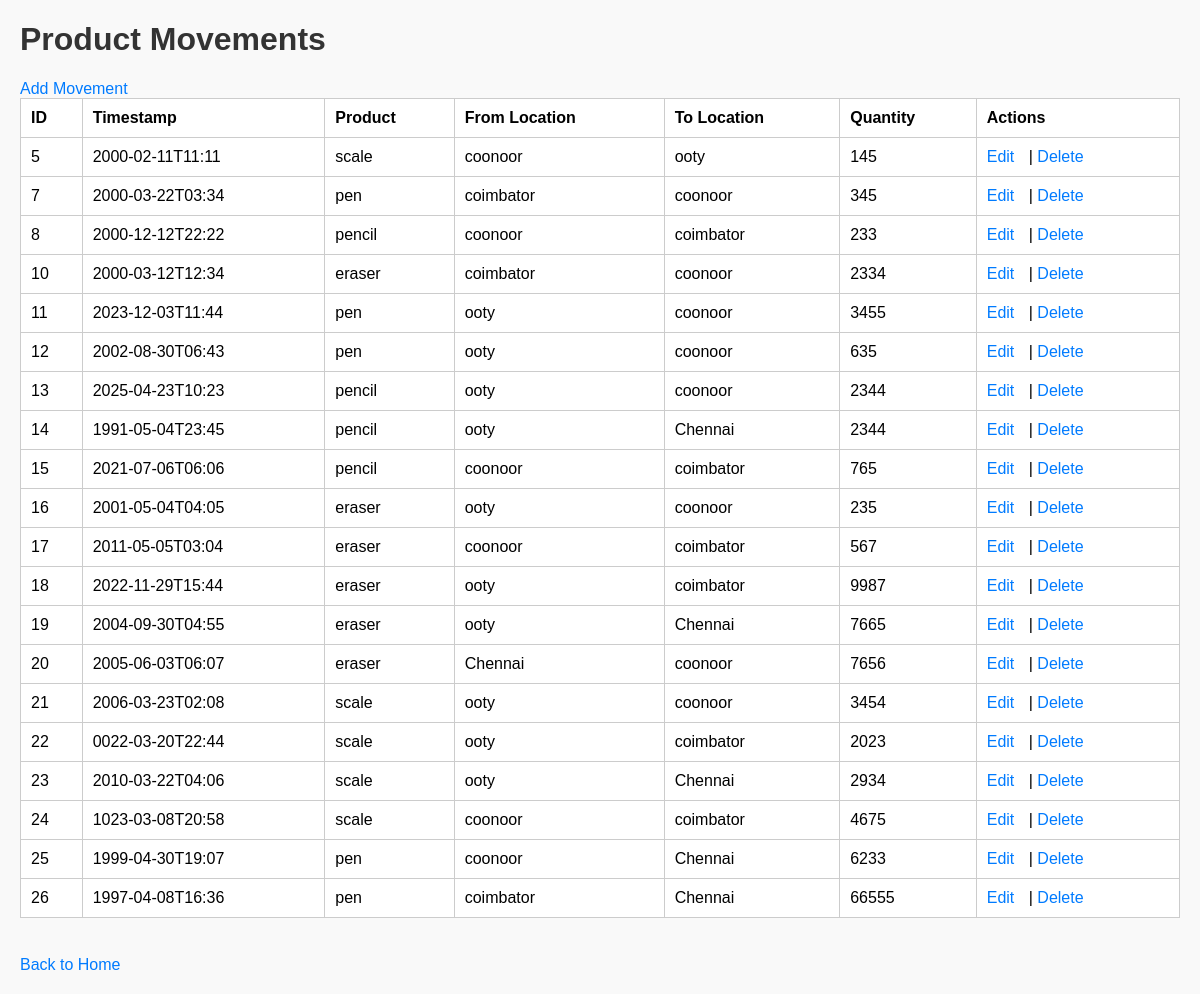
/movements, run on the app's committed database.
### tables this page shows
CREATE TABLE productmovement (
            movement_id INTEGER PRIMARY KEY AUTOINCREMENT,
            timestamp TEXT,
            from_location INTEGER,
            to_location INTEGER,
            product_id INTEGER,
            qty INTEGER
        );

CREATE TABLE products (
            id INTEGER PRIMARY KEY AUTOINCREMENT,
            name TEXT NOT NULL,
            price REAL NOT NULL,
            quantity INTEGER NOT NULL
        );

CREATE TABLE location (
            location_id INTEGER PRIMARY KEY AUTOINCREMENT,
            location TEXT NOT NULL
        );

### app.py (the view)
@app.route('/movements')
def view_movements():
    conn = sqlite3.connect('products.db')
    conn.row_factory = sqlite3.Row
    cursor = conn.cursor()
    cursor.execute('''
        SELECT pm.movement_id, pm.timestamp, p.name, l1.location as from_location, l2.location as to_location, pm.qty
        FROM productmovement pm
        LEFT JOIN products p ON pm.product_id = p.id
        LEFT JOIN location l1 ON pm.from_location = l1.location_id
        LEFT JOIN location l2 ON pm.to_location = l2.location_id
    ''')
    movements = cursor.fetchall()
    conn.close()
    return render_template('movement.html', movements=movements)

### templates/movement.html (shortened to what this page needs)
<!DOCTYPE html>
<html>
  <head>
    <link
      rel="stylesheet"
      type="text/css"
      href="{{ url_for('static', filename='styles.css') }}"
    />
  </head>
  <body>
    <h1>Product Movements</h1>
    <a href="/add-movement">Add Movement</a>
    <table border="1">
      <thead>
        <tr>
          <th>ID</th>
          <th>Timestamp</th>
          <th>Product</th>
          <th>From Location</th>
          <th>To Location</th>
          <th>Quantity</th>
          <th>Actions</th>
        </tr>
      </thead>
      <tbody>
        {% for movement in movements %}
        <tr>
          <td>{{ movement.movement_id }}</td>
          <td>{{ movement.timestamp }}</td>
          <td>{{ movement.name or 'Unknown' }}</td>
          <td>{{ movement.from_location or 'N/A' }}</td>
          <td>{{ movement.to_location or 'N/A' }}</td>
          <td>{{ movement.qty }}</td>
          <td>
            <a href="/edit-movement/{{ movement.movement_id }}">Edit</a> |
            <a href="/delete-movement/{{ movement.movement_id }}">Delete</a>
          </td>
        </tr>
        {% endfor %}
      </tbody>
    </table>
    <br />
    <a href="/">Back to Home</a>
  </body>
</html>

### static/styles.css (style rules this page uses)
body { font-family: Arial, sans-serif; margin: 20px; background-color: #f9f9f9; }
h1, h2 { color: #333; }
table { width: 100%; border-collapse: collapse; background: white; margin-bottom: 20px; }
table, th, td { border: 1px solid #ccc; }
th, td { padding: 10px; text-align: left; }
a { color: #007bff; text-decoration: none; margin-right: 10px; }

### data on the page
productmovement: movement_id "5", timestamp "2000-02-11T11:11", name "scale", location "coonoor", location "ooty", qty "145"
productmovement: movement_id "7", timestamp "2000-03-22T03:34", name "pen", location "coimbator", location "coonoor", qty "345"
productmovement: movement_id "8", timestamp "2000-12-12T22:22", name "pencil", location "coonoor", location "coimbator", qty "233"
productmovement: movement_id "10", timestamp "2000-03-12T12:34", name "eraser", location "coimbator", location "coonoor", qty "2334"
productmovement: movement_id "11", timestamp "2023-12-03T11:44", name "pen", location "ooty", location "coonoor", qty "3455"
productmovement: movement_id "12", timestamp "2002-08-30T06:43", name "pen", location "ooty", location "coonoor", qty "635"
productmovement: movement_id "13", timestamp "2025-04-23T10:23", name "pencil", location "ooty", location "coonoor", qty "2344"
productmovement: movement_id "14", timestamp "1991-05-04T23:45", name "pencil", location "ooty", location "Chennai", qty "2344"
productmovement: movement_id "15", timestamp "2021-07-06T06:06", name "pencil", location "coonoor", location "coimbator", qty "765"
productmovement: movement_id "16", timestamp "2001-05-04T04:05", name "eraser", location "ooty", location "coonoor", qty "235"
productmovement: movement_id "17", timestamp "2011-05-05T03:04", name "eraser", location "coonoor", location "coimbator", qty "567"
productmovement: movement_id "18", timestamp "2022-11-29T15:44", name "eraser", location "ooty", location "coimbator", qty "9987"
productmovement: movement_id "19", timestamp "2004-09-30T04:55", name "eraser", location "ooty", location "Chennai", qty "7665"
productmovement: movement_id "20", timestamp "2005-06-03T06:07", name "eraser", location "Chennai", location "coonoor", qty "7656"
productmovement: movement_id "21", timestamp "2006-03-23T02:08", name "scale", location "ooty", location "coonoor", qty "3454"
productmovement: movement_id "22", timestamp "0022-03-20T22:44", name "scale", location "ooty", location "coimbator", qty "2023"
productmovement: movement_id "23", timestamp "2010-03-22T04:06", name "scale", location "ooty", location "Chennai", qty "2934"
productmovement: movement_id "24", timestamp "1023-03-08T20:58", name "scale", location "coonoor", location "coimbator", qty "4675"
productmovement: movement_id "25", timestamp "1999-04-30T19:07", name "pen", location "coonoor", location "Chennai", qty "6233"
productmovement: movement_id "26", timestamp "1997-04-08T16:36", name "pen", location "coimbator", location "Chennai", qty "66555"
